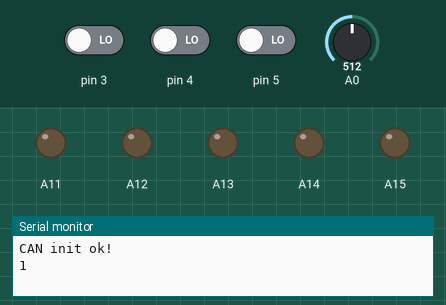
A sketch run on a simulated Arduino Mega 2560, built with avr-gcc and run on an emulated ATmega2560. On the bench: output pins drawn as LEDs (lit = HIGH), the last lines printed to the serial monitor. The test bench sets the inputs (shaded band); at power-on: pin 3 LOW, pin 4 LOW, pin 5 LOW, A0 = 512.

Above: at 0.03 s.
At 0.51 s:
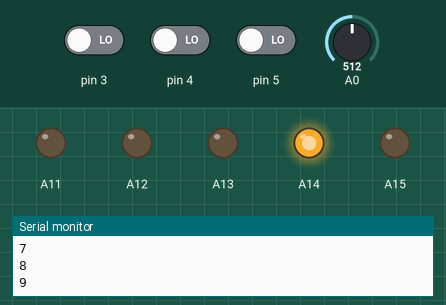
At 0.93 s:
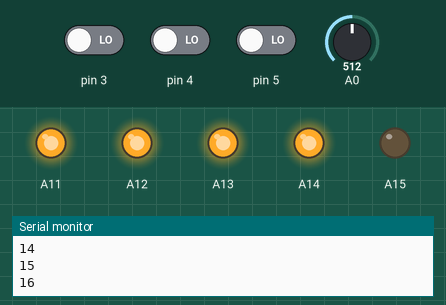
At 1.9 s:
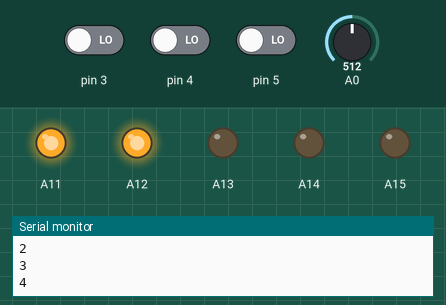
At 2.87 s:
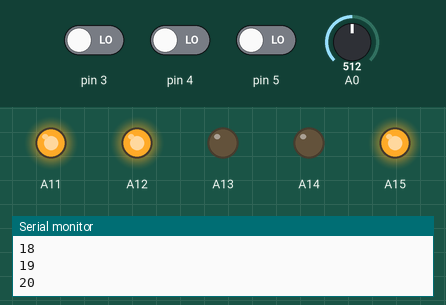
At 3.83 s:
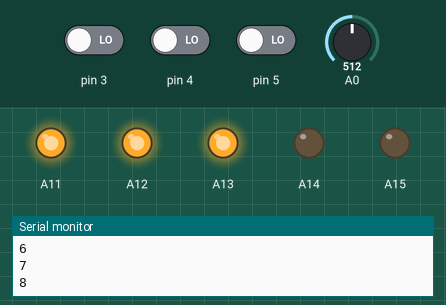
Timing chart, 0 to 4.1 s (numbered marks = the images above):
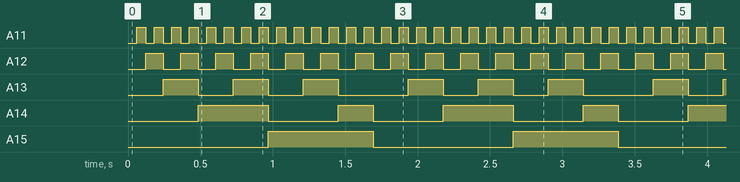

Measured:
- by itself, A11: alternates HIGH for 0.06 s and LOW for 0.06 s
- by itself, A12: alternates HIGH for 0.12 s and LOW for 0.12 s
- by itself, A13: repeats every 1.7 s: 2 × (LOW 0.24 s, HIGH 0.24 s), LOW 0.48 s, HIGH 0.24 s
- by itself, A14: repeats every 1.7 s: LOW 0.48 s, HIGH 0.24 s, LOW 0.48 s, HIGH 0.48 s
- by itself, A15: alternates HIGH for 0.73 s and LOW for 0.97 s

The sketch:

cooling.ino
```cpp
#include <SPI.h>
#include <Arduino.h>
#define CAN_2515
// #define CAN_2518FD

// Set SPI CS Pin according to your hardware

#if defined(SEEED_WIO_TERMINAL) && defined(CAN_2518FD)
// For Wio Terminal w/ MCP2518FD RPi Hat：
// Channel 0 SPI_CS Pin: BCM 8
// Channel 1 SPI_CS Pin: BCM 7
// Interupt Pin: BCM25
const int SPI_CS_PIN  = BCM8;
const int CAN_INT_PIN = BCM25;
#else

// For Arduino MCP2515 Hat:
// the cs pin of the version after v1.1 is default to D9
// v0.9b and v1.0 is default D10
const int SPI_CS_PIN = 9;
const int CAN_INT_PIN = 2;
#endif


#ifdef CAN_2518FD
#include "mcp2518fd_can.h"
mcp2518fd CAN(SPI_CS_PIN); // Set CS pin
#endif

#ifdef CAN_2515
#include "mcp2515_can.h"
mcp2515_can CAN(SPI_CS_PIN); // Set CS pin
#endif

/*
volatile float BP1_P, BP2_P, BP3_P, BP4_P, BP5_P, BP6_P;
volatile int16_t BP1_T, BP2_T, BP3_T, BP4_T, BP5_T, BP6_T;
volatile float BP_P_Supply;
volatile int16_t BP_Flow;
volatile float Exch_P, Suct_P, Disch_P;
volatile int16_t Exch_T, Master_T;
volatile float IN1_P, IN2_P, IN_P_Supply;
volatile int16_t IN_T;
volatile int16_t IN_Flow;
volatile float M_P, M_P_Supply;
volatile int16_t M_T, M_Flow;
*/
// floats: 15
//ints: 10
// undef: 3

const int NumberofSensors=28;
int i = 0;
static int result = 0;
static float fresult = 0;

void setup() {
  // put your setup code here, to run once:
    SERIAL_PORT_MONITOR.begin(115200);
    while(!Serial){};

    while (CAN_OK != CAN.begin(CAN_500KBPS)) {             // init can bus : baudrate = 250k
        SERIAL_PORT_MONITOR.println("CAN init fail, retry...");
        delay(100);
    }
    SERIAL_PORT_MONITOR.println("CAN init ok!");
  pinMode(A15,OUTPUT);
  pinMode(A14,OUTPUT);
  pinMode(A13,OUTPUT);
  pinMode(A12,OUTPUT);
  pinMode(A11,OUTPUT);
  pinMode(A0, INPUT);
  pinMode(5, INPUT);
  pinMode(3, INPUT);
  pinMode(4, INPUT);
}

void loop() {
  // put your main code here, to run repeatedly:
  setMUXToReadSensor(i);
  delay(10);
  result = analogRead(A0);


  sendCANMessage(i, readSensorwithVal(i,result));

  i++;
  if(i >= NumberofSensors){
    i = 0;
  }

  Serial.println(i);

  sendThrottleCAN();
  delay(50);
}

void setMUXToReadSensor(int i) {
  digitalWrite(A11, i & 1);
  digitalWrite(A12, i & (1<<1));
  digitalWrite(A13, i & (1<<2));
  digitalWrite(A14, i & (1<<3));
  digitalWrite(A15, i & (1<<4));
}

void* readSensorwithVal(int i, int val) {
  if (i < 15) {
    fresult = ((float)val * 5. * 2002.9/1023.) - 14.5; //Scale => [-14.5, 10000]
    return &fresult;
  }else if(i < 25){ // isInt
    result = (int)(((float)val * 5. * 60./1023.)) - 50.;         //Scale => [-50, 200]
    return &result;
  }else{
    result = 0;//scale for flow here
    return &result;
  }
}

/*-----------------------------------------------------
400000000 - 400000014 is Pressure Sensors
400000000:  BP_1
400000001:  BP_2
400000002:  BP_3
400000003:  BP_4
400000004:  BP_5
400000005:  BP_6
400000006:  BP_Supply
400000007:  Exch
400000008:  Suct
400000009:  Disch
400000010:  Inverter_1
400000011:  Inverter_2
400000012:  Inverter_Supply
400000013:  Motor
400000014:  Motor_Supply

400000015 - 400000024 is Temp Sensor
400000015: BP_1
400000016: BP_2
400000017: BP_3
400000018: BP_4
400000019: BP_5
400000020: BP_6
400000021: Exch
400000022: Master
400000023: Inverter
400000024: Motor

400000025 - 400000027 is Flow
400000025: BP
400000026: Inverter
400000027: Motor
-------------------------------------------------------*/
void sendCANMessage(int i, void* muxOut) {

  if(i < 15){ //isFloat
    float val = *(float *)muxOut;          //Dereference

    unsigned char data[sizeof(val)];                //Create char array
    memcpy(data, &val, sizeof(val));       //Store bytes of val to array
    CAN.sendMsgBuf(400000000+i, 1, 4, data);
  }else if(i < 25){ //isInt
    int val = *(int *)muxOut;              //Dereference

    unsigned char data[sizeof(val)];                //Create char array
    memcpy(data, &val, sizeof(val));       //Store bytes of val to array
    CAN.sendMsgBuf(400000000+i, 1, 2, data);
  }else{ //isInt??
    int val = *(int *)muxOut;              //Dereference

    unsigned char data[sizeof(val)];                //Create char array
    memcpy(data, &val, sizeof(val));       //Store bytes of val to array
    CAN.sendMsgBuf(400000000+i, 1, 2, data);
  }

}

void sendThrottleCAN(){
  unsigned char data[3] = {digitalRead(3), digitalRead(4), digitalRead(5)};

  CAN.sendMsgBuf(1997, 0, 3, data);
}
```
